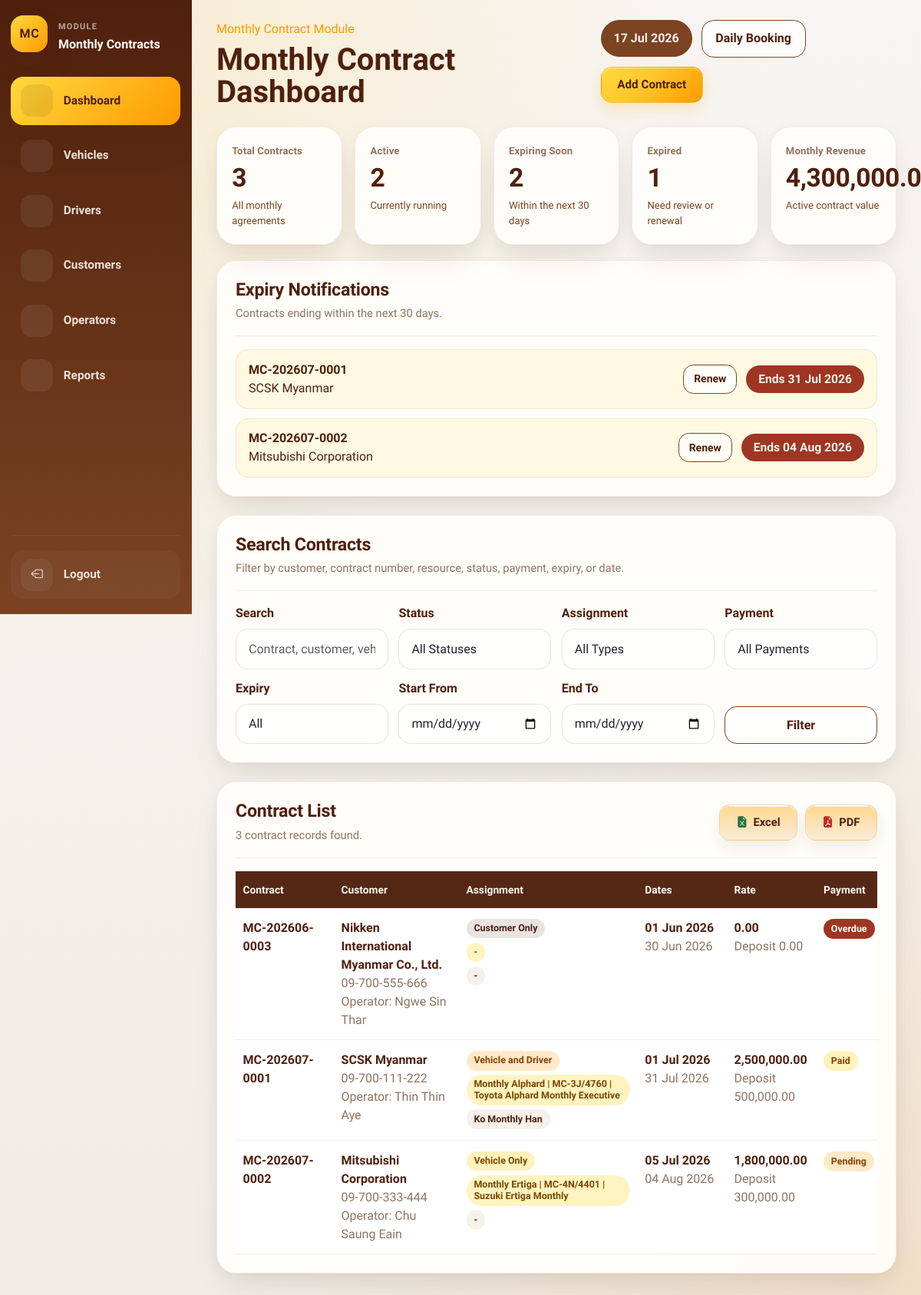
The page /monthly_contract/monthly-contracts.php (signed in) on the database its author committed.
### tables this page shows
CREATE TABLE monthly_contracts (

    id INT UNSIGNED AUTO_INCREMENT PRIMARY KEY,

    contract_no VARCHAR(50) NOT NULL UNIQUE,

    customer_name VARCHAR(255) NOT NULL,

    customer_phone VARCHAR(50) NULL,

    customer_email VARCHAR(150) NULL,

    customer_address TEXT NULL,

    assignment_type ENUM(
        'Customer Only',
        'Vehicle Only',
        'Vehicle and Driver'
    ) NOT NULL DEFAULT 'Vehicle Only',

    car_id INT UNSIGNED NULL,

    driver_id INT UNSIGNED NULL,

    operator_id INT UNSIGNED NULL,

    operator_name VARCHAR(150) NULL,

    start_date DATE NOT NULL,

    end_date DATE NOT NULL,

    monthly_rate DECIMAL(12,2) NOT NULL DEFAULT 0.00,

    security_deposit DECIMAL(12,2) NOT NULL DEFAULT 0.00,

    payment_status ENUM(
        'Pending',
        'Paid',
        'Overdue'
    ) NOT NULL DEFAULT 'Pending',

    status ENUM(
        'Draft',
        'Active',
        'Expired',
        'Renewed',
        'Cancelled'
    ) NOT NULL DEFAULT 'Active',

    renewal_parent_id INT UNSIGNED NULL,

    note TEXT NULL,

    created_at TIMESTAMP DEFAULT CURRENT_TIMESTAMP,

    updated_at TIMESTAMP DEFAULT CURRENT_TIMESTAMP
    ON UPDATE CURRENT_TIMESTAMP,

    INDEX idx_monthly_contracts_car_id (car_id),

    INDEX idx_monthly_contracts_driver_id (driver_id),

    INDEX idx_monthly_contracts_operator_id (operator_id),

    INDEX idx_monthly_contracts_status_end_date (status, end_date),

    INDEX idx_monthly_contracts_renewal_parent_id (renewal_parent_id),

    CONSTRAINT fk_monthly_contracts_car
    FOREIGN KEY (car_id)
    REFERENCES monthly_cars(id)
    ON UPDATE CASCADE
    ON DELETE SET NULL,

    CONSTRAINT fk_monthly_contracts_driver
    FOREIGN KEY (driver_id)
    REFERENCES monthly_drivers(id)
    ON UPDATE CASCADE
    ON DELETE SET NULL,

    CONSTRAINT fk_monthly_contracts_operator
    FOREIGN KEY (operator_id)
    REFERENCES operators(id)
    ON UPDATE CASCADE
    ON DELETE SET NULL,

    CONSTRAINT fk_monthly_contracts_parent
    FOREIGN KEY (renewal_parent_id)
    REFERENCES monthly_contracts(id)
    ON UPDATE CASCADE
    ON DELETE SET NULL

);

CREATE TABLE operators (

    id INT UNSIGNED AUTO_INCREMENT PRIMARY KEY,

    full_name VARCHAR(150) NOT NULL UNIQUE,

    phone_number VARCHAR(30) NULL,

    operator_status ENUM(
        'Active',
        'Inactive'
    ) NOT NULL DEFAULT 'Active',

    note TEXT NULL,

    created_at TIMESTAMP DEFAULT CURRENT_TIMESTAMP,

    updated_at TIMESTAMP DEFAULT CURRENT_TIMESTAMP
    ON UPDATE CURRENT_TIMESTAMP

);

CREATE TABLE monthly_drivers (

    id INT UNSIGNED AUTO_INCREMENT PRIMARY KEY,

    full_name VARCHAR(150) NOT NULL,

    phone_number VARCHAR(30) NOT NULL,

    license_no VARCHAR(100) NULL UNIQUE,

    driver_status ENUM(
        'Available',
        'Assigned',
        'Leave',
        'Inactive'
    ) NOT NULL DEFAULT 'Available',

    note TEXT NULL,

    created_at TIMESTAMP DEFAULT CURRENT_TIMESTAMP,

    updated_at TIMESTAMP DEFAULT CURRENT_TIMESTAMP
    ON UPDATE CURRENT_TIMESTAMP

);

### monthly_contract/monthly-contracts.php (the view, shortened to what the rows shown need)
<?php
require_once __DIR__ . '/../includes/bootstrap.php';
require_once __DIR__ . '/../includes/monthly-contracts-data.php';
$filters = monthly_contract_filters($_GET);
$page = max(1, (int) ($_GET['page'] ?? 1));
$perPage = 10;
$contracts = [];
$expiringContracts = [];
if ($db instanceof mysqli) {
    $totalRecords = monthly_contract_count($db, $filters);
    $totalPages = max(1, (int) ceil($totalRecords / $perPage));
    $page = min($page, $totalPages);
    $offset = ($page - 1) * $perPage;
    $contracts = monthly_contract_fetch($db, $filters, $perPage, $offset);
    $expiringContracts = monthly_contract_expiry_notifications($db);
}
require __DIR__ . '/../includes/header.php';
?>
<?php if ($expiringContracts !== []): ?>
    <section class="card-shell section-card mb-4">
        <div class="section-title">
            <div>
                <h2>Expiry Notifications</h2>
            </div>
        </div>
        <div class="monthly-expiry-list">
            <?php foreach ($expiringContracts as $contract): ?>
                <div class="monthly-expiry-item">
                    <div>
                        <strong><?= e((string) $contract['contract_no']) ?></strong>
                        <span><?= e((string) $contract['customer_name']) ?></span>
                    </div>
                    <a class="btn btn-sm btn-shell" href="monthly-contract-renew.php?id=<?= e((string) $contract['id']) ?>">
                        Renew
                    </a>
                    <span class="status-pill status-pending">
                        Ends <?= e(format_display_date($contract['end_date'])) ?>
                    </span>
                </div>
            <?php endforeach; ?>
        </div>
    </section>
<?php endif; ?>
<section class="card-shell section-card mb-4" id="monthlyContractsFiltersSection">
    <div class="section-title">
        <div>
            <h2>Search Contracts</h2>
        </div>
    </div>
</section>
<section class="card-shell section-card" id="monthlyContractsResultsSection">
    <div class="section-title">
        <div>
            <h2>Contract List</h2>
        </div>
    </div>
    <div class="table-responsive">
        <table class="table data-table monthly-contract-table align-middle">
            <thead>
                <tr>
                    <th>Contract</th>
                    <th>Customer</th>
                    <th>Assignment</th>
                    <th>Dates</th>
                    <th>Rate</th>
                    <th>Payment</th>
                </tr>
            </thead>
            <tbody>
                <?php if ($contracts === []): ?>
                    <tr>
                        <td colspan="9" class="text-center py-5 text-muted-soft">No monthly contracts found.</td>
                    </tr>
                <?php else: ?>
                    <?php foreach ($contracts as $contract): ?>
                        <tr>
                            <td>
                                <div class="monthly-contract-no"><?= e((string) $contract['contract_no']) ?></div>
                            </td>
                            <td>
                                <div class="monthly-customer"><?= e((string) $contract['customer_name']) ?></div>
                                <div class="soft-note"><?= e((string) ($contract['customer_phone'] ?: $contract['customer_email'] ?: '-')) ?></div>
                                <div class="soft-note">Operator: <?= e(monthly_contract_operator_display($contract)) ?></div>
                            </td>
                            <td>
                                <div class="monthly-assignment-stack">
                                    <span class="resource-pill <?= e(monthly_contract_assignment_badge_class((string) $contract['assignment_type'])) ?>">
                                        <?= e((string) $contract['assignment_type']) ?>
                                    </span>
                                    <span class="table-pill car-pill monthly-resource-pill">
                                        <?= e(monthly_contract_vehicle_display($contract)) ?>
                                    </span>
                                    <span class="table-pill driver-pill monthly-resource-pill">
                                        <?= e(monthly_contract_driver_display($contract)) ?>
                                    </span>
                                </div>
                            </td>
                            <td>
                                <div class="monthly-date-primary"><?= e(format_display_date($contract['start_date'])) ?></div>
                                <div class="soft-note"><?= e(format_display_date($contract['end_date'])) ?></div>
                            </td>
                            <td>
                                <div class="monthly-money"><?= e(monthly_contract_money($contract['monthly_rate'])) ?></div>
                                <div class="soft-note">Deposit <?= e(monthly_contract_money($contract['security_deposit'])) ?></div>
                            </td>
                            <td>
                                <span class="resource-pill <?= e(monthly_contract_payment_badge_class((string) $contract['payment_status'])) ?>">
                                    <?= e((string) $contract['payment_status']) ?>
                                </span>
                            </td>
                        </tr>
                    <?php endforeach; ?>
                <?php endif; ?>
            </tbody>
        </table>
    </div>
</section>
<?php require __DIR__ . '/../includes/footer.php'; ?>

### rows shown on the page
monthly_contracts: contract_no "MC-202607-0001", customer_name "SCSK Myanmar", end_date "31 Jul 2026", customer_phone "09-700-111-222", operator.full_name "Thin Thin Aye", assignment_type "Vehicle and Driver", contract "Monthly Alphard | MC-3J/4760 | Toyota Alphard Monthly Executive", driver.full_name "Ko Monthly Han", start_date "01 Jul 2026", monthly_rate "2,500,000.00", security_deposit "500,000.00", payment_status "Paid"
monthly_contracts: contract_no "MC-202607-0002", customer_name "Mitsubishi Corporation", end_date "04 Aug 2026", customer_phone "09-700-333-444", operator.full_name "Chu Saung Eain", assignment_type "Vehicle Only", contract "Monthly Ertiga | MC-4N/4401 | Suzuki Ertiga Monthly", contract "-", start_date "05 Jul 2026", monthly_rate "1,800,000.00", security_deposit "300,000.00", payment_status "Pending"
monthly_contracts: contract_no "MC-202606-0003", customer_name "Nikken International Myanmar Co., Ltd.", customer_phone "09-700-555-666", operator.full_name "Ngwe Sin Thar", assignment_type "Customer Only", contract "-", start_date "01 Jun 2026", end_date "30 Jun 2026", monthly_rate "0.00", security_deposit "0.00", payment_status "Overdue"

### other values the page prints
$sidebarBrandMark "MC"
$sidebarKicker "MODULE"
$sidebarTitle "Monthly Contracts"
$item['label'] "Dashboard"
$item['label'] "Vehicles"
$item['label'] "Drivers"
$item['label'] "Customers"
$item['label'] "Operators"
$item['label'] "Reports"
$pageKicker "Monthly Contract Module"
$pageTitle "Monthly Contract Dashboard"
$stats['total'] "3"
$stats['active'] "2"
$stats['expiring'] "2"
$stats['expired'] "1"
